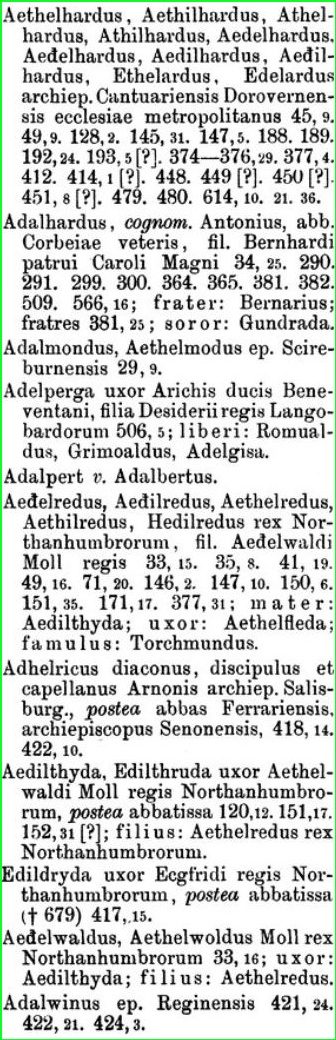
#> input picture Pytesseract/roi_image_1.JPG, 336 x 1040 px, given in place of my_doc_image03.jpg, which was not available
$ python Selecting_text_with_CV2.py
#> lines starting #> are read from the running program, lines starting #| are printed output that depends on the picture; after the words box and inside, x2 and y2 are one past the last pixel; in counts of white or black regions, pixels touching at a corner belong together; pictures that were not available may be replaced by others from this repository, and a replacement may not be noted
import pytesseract
import cv2
from numpy.ma.core import count

# image_with_cv2 = cv2.imread("C:/Users/COMTECH COMPUTER/PycharmProjects/Optical_Character_Recognization01/Data01/image_05(With Colomns).JPG")
image_with_cv2 = cv2.imread("C:/Users/COMTECH COMPUTER/PycharmProjects/Optical_Character_Recognization01/Data01/my_doc_image03.jpg")
#> image_with_cv2 is the input picture: shape (1040, 336, 3); mean B, G, R 207.4, 209.7, 207.1
# Assigning to another variable (if needed for later use)

Copy_image = image_with_cv2
# print(image_with_cv2)

"""Preprocessing Steps"""
# 1. convert image to gray image
gray_image_pyte = cv2.cvtColor(image_with_cv2, cv2.COLOR_BGR2GRAY)
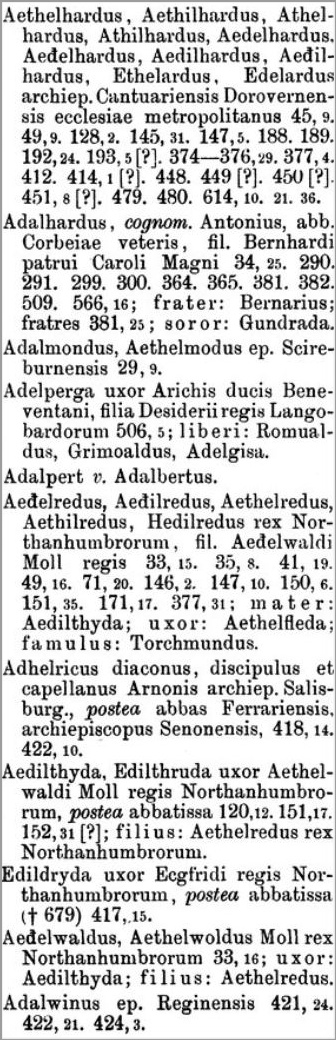
#> gray_image_pyte: shape (1040, 336); min 0, max 255, mean 208.7
cv2.imwrite("C:/Users/COMTECH COMPUTER/PycharmProjects/Optical_Character_Recognization01/Pytesseract/gray_image.JPG",gray_image_pyte)

# 2. Blur image
blur_image = cv2.GaussianBlur(gray_image_pyte,(7,7),0)
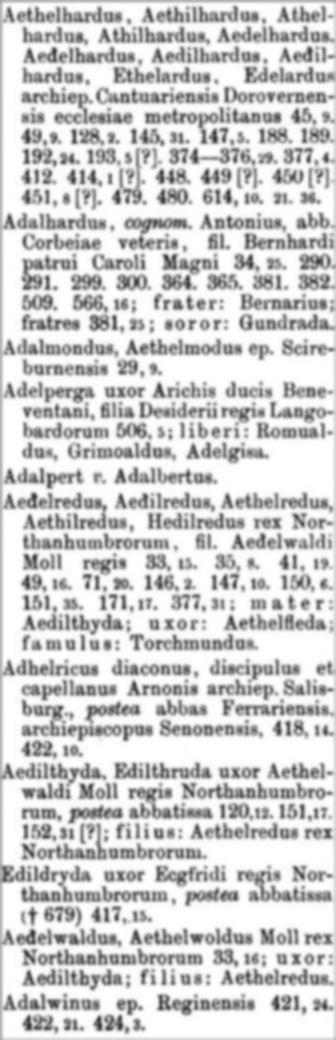
#> blur_image: shape (1040, 336); min 48, max 255, mean 208.8
cv2.imwrite("C:/Users/COMTECH COMPUTER/PycharmProjects/Optical_Character_Recognization01/Pytesseract/Blur_image.JPG",blur_image)

# 3. Threshold image(Converting into black and white)
threshold_image = cv2.threshold(blur_image,0,255, cv2.THRESH_BINARY_INV + cv2.THRESH_OTSU)[1]
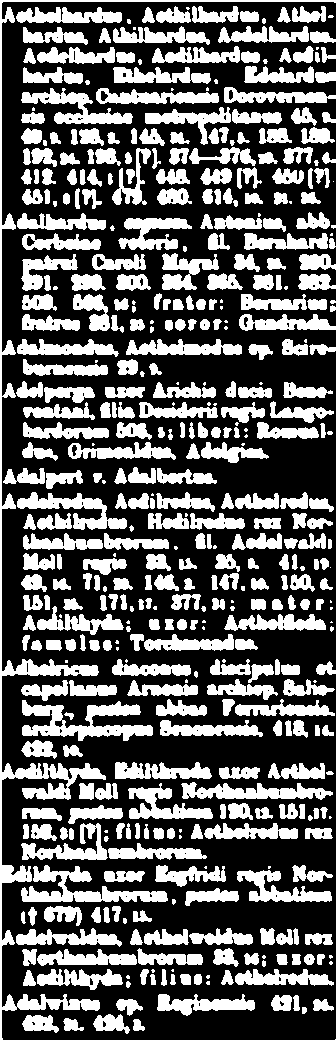
#> threshold_image: shape (1040, 336); 36.7% white; 466 white regions (81 under 20 px), largest, box (x1, y1, x2, y2) and area: (0, 0, 336, 1040) 7562, (22, 700, 153, 741) 2464, (21, 865, 168, 902) 2154
cv2.imwrite("C:/Users/COMTECH COMPUTER/PycharmProjects/Optical_Character_Recognization01/Pytesseract/threshold_image.JPG",threshold_image)

# 4. Kernal the image(dividing image into rows)
kernal_image = cv2.getStructuringElement(cv2.MORPH_RECT, (3,13))
cv2.imwrite("C:/Users/COMTECH COMPUTER/PycharmProjects/Optical_Character_Recognization01/Pytesseract/kernal_image.JPG",kernal_image)

# 5. Dialting the image
dialate_image = cv2.dilate(threshold_image,kernal_image,iterations=1)
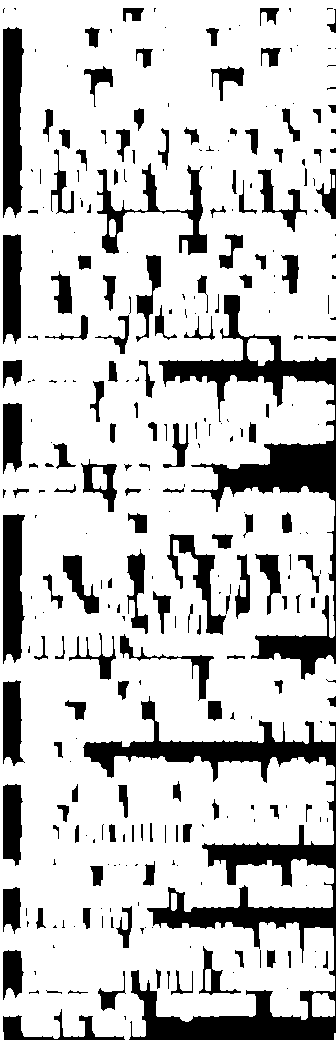
#> dialate_image: shape (1040, 336); 78.9% white; 302 black regions (150 under 20 px)
cv2.imwrite("C:/Users/COMTECH COMPUTER/PycharmProjects/Optical_Character_Recognization01/Pytesseract/dialate_image.JPG",dialate_image)

# 6. Making contours of that dialated image(boxes on the entire image)
contour_image = cv2.findContours(dialate_image,cv2.RETR_EXTERNAL, cv2.CHAIN_APPROX_SIMPLE)
#> contour_image = 6 contours, 1 with area under 20; largest, box (x1, y1, x2, y2) and area: (0, 0, 336, 1040) 312050, (247, 338, 274, 366) 548, (312, 993, 335, 1017) 451, (171, 893, 177, 911) 82, (332, 175, 335, 188) 24

contour_image = contour_image[0] if len(contour_image) == 2 else contour_image[1]
contour_image = sorted(contour_image, key= lambda x: cv2.boundingRect(x)[0])
# cv2.imwrite("C:/Users/COMTECH COMPUTER/PycharmProjects/Optical_Character_Recognization01/Pytesseract/contour_image001.JPG",contour_image)

#-> to get the row result separately, initializing counter
roi_counter = 0

result = []

#-> For creating rectangle box on original image(to select the colomns)
for count in contour_image:
    x, y, w, h = cv2.boundingRect(count)

    #-> condition to get rio from overlaping of selected area(contours)
    if h > 200 and w > 20 :

        #-> to capture individual bounding boxes
        roi = image_with_cv2[y:y+h , x:x+w]  #-> return last column
        cv2.rectangle(image_with_cv2, (x, y), (x + w, y + h), (36, 255, 12), 2)

        # storing individual column
        roi_filename = ("C:/Users/COMTECH COMPUTER/PycharmProjects/Optical_Character_Recognization01/Pytesseract/roi_image_{}.JPG").format(roi_counter)
        cv2.imwrite(roi_filename, roi)
        roi_counter += 1

        #-> To read the text of that individual colomns
#> (the run stopped early here; a loop or call above may not have finished)
